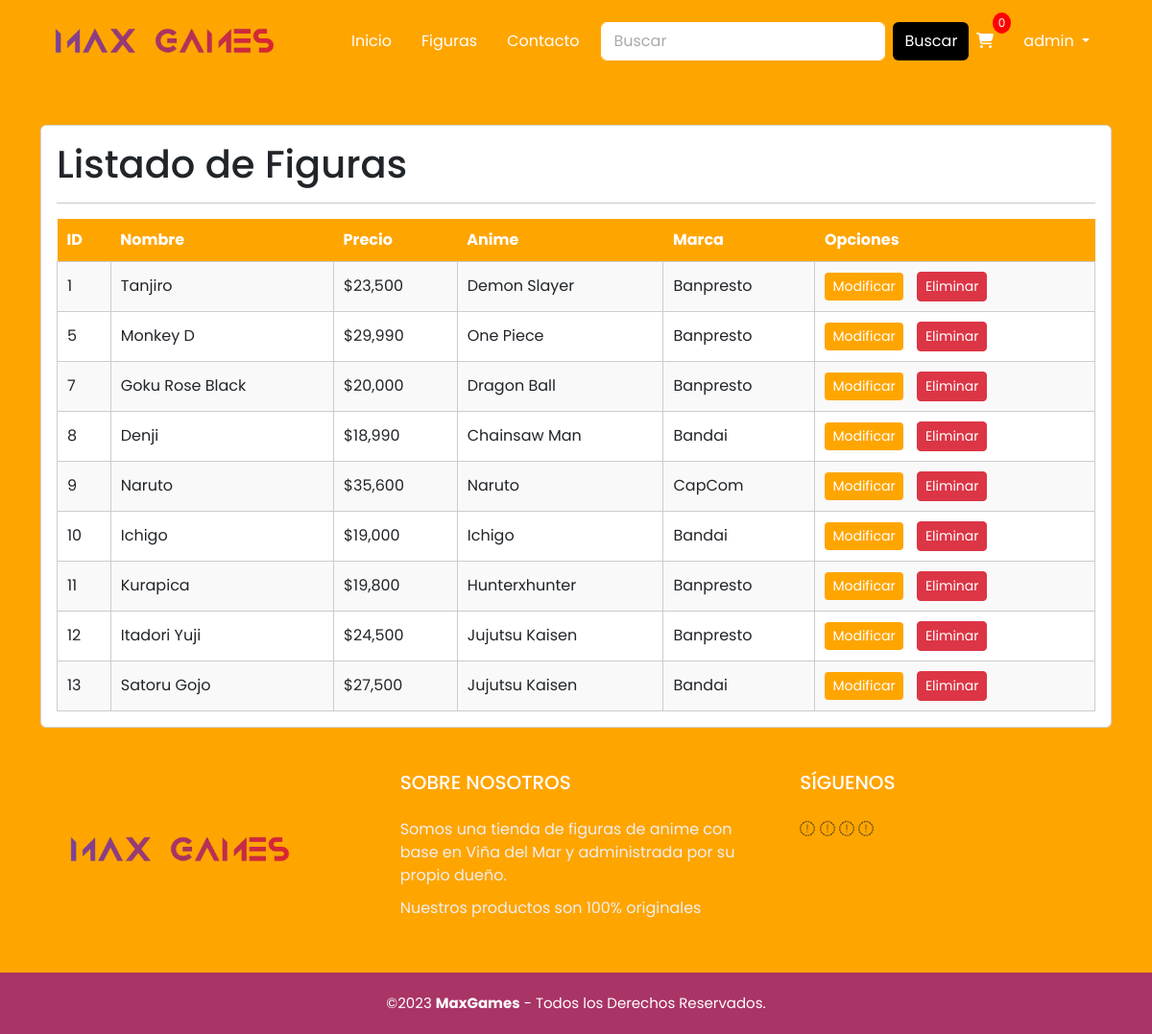
The app's page /figura/listar_figuras (signed in), older data.
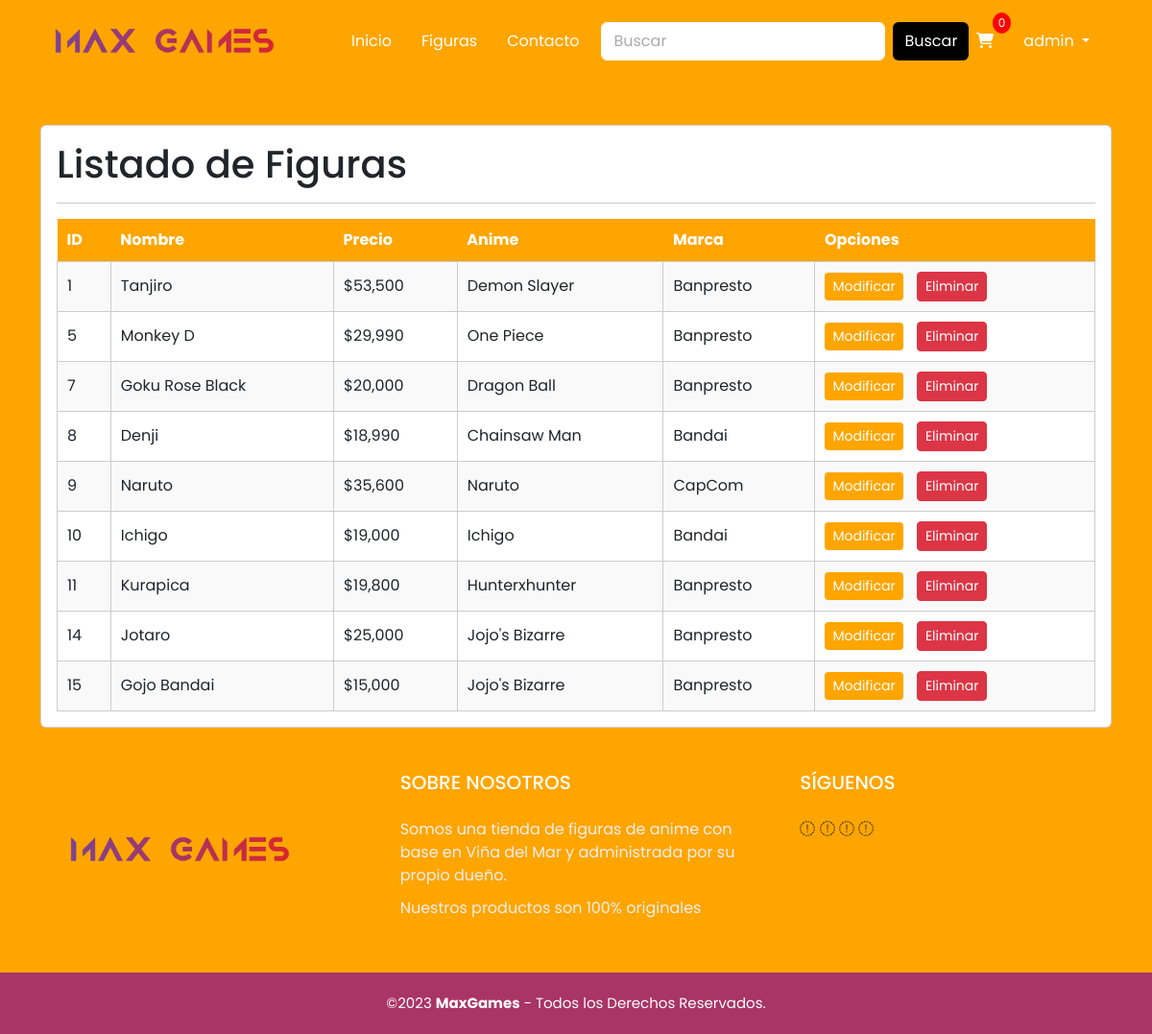
The same page, newer data.
### figura/models.py (models this page shows, shortened)
class Figuras(models.Model):
    imagenP = models.ImageField(upload_to="Posters", null=True)
    imagenF = models.ImageField(upload_to="Figuras", null=True)
    nombreF = models.CharField(max_length=50)
    slug    = AutoSlugField(populate_from='nombreF')
    precioF = models.IntegerField()
    anime   = models.CharField(max_length=100)
    tamano  = models.CharField(max_length=30)
    marca   = models.CharField(max_length=30)
    material = models.ForeignKey(Material, on_delete=models.PROTECT)
    categoria = models.ForeignKey(Categoria, on_delete=models.PROTECT)
    envio = models.CharField(max_length=15)
    activo = models.BooleanField()

### figura/views.py (the view)
# urls.py: path('listar_figuras',views.listar_figuras, name='listar_figuras'),
@permission_required('figura.view_figuras')
def listar_figuras(request):
    figuras= Figuras.objects.all()
    context={
        'figuras' : figuras
    }
    return render(request, 'figura/adm/listar.html',context )

### figura/templates/figura/adm/listar.html (shortened to what this page needs)
{% extends 'figura/base.html' %}
{%load static%}
{% block contenido %}
<body>
    {% load humanize %}
            <br>
            <br>
            <div class="container">
                <div class="card">
                    <div class="card-body">
                        <h1>Listado de Figuras</h1>
                        <hr>
                        <div class="table-responsive">
                            <table class="table-custom">
                                <tr>
                                    <th class="orange-bg">ID</th>
                                    <th class="orange-bg">Nombre</th>
                                    <th class="orange-bg">Precio</th>
                                    <th class="orange-bg">Anime</th>
                                    <th class="orange-bg">Marca</th>
                                    <th class="orange-bg">Opciones</th>
                                </tr>
                                {% for f in figuras %}
                                <tr>
                                    <td>{{ f.id }}</td>
                                    <td>{{ f.nombreF | title }}</td>
                                    <td>${{ f.precioF | intcomma }}</td>
                                    <td>{{ f.anime | title }}</td>
                                    <td>{{ f.marca}}</td>
                                    <td>
                                        {% if perms.app.change_adm%}
                                        <a href="{% url 'modificar_figuras' f.id %}" class="btn btn-primary btn-sm">Modificar</a>
                                        {% endif%}
                                        {% if perms.app.delete_adm%}
                                        <a href="#" onclick="eliminarFigura({{f.id}})" class="btn btn-danger btn-sm">Eliminar</a>
                                        {% endif %}
                                    </td>
                                </tr>
                                {% endfor %}
                            </table>
                        </div>
                    </div>
                </div>
            </div>
</body>
{% endblock %}

Row changes from the older to the newer data that the page shows:
removed Figuras: id "12", nombreF "Itadori Yuji", precioF "24,500", anime "Jujutsu Kaisen", marca "Banpresto"
removed Figuras: id "13", nombreF "Satoru Gojo", precioF "27,500", anime "Jujutsu Kaisen", marca "Bandai"
changed Figuras "Tanjiro": precioF "23,500" → "53,500"
added Figuras: id "14", nombreF "Jotaro", precioF "25,000", anime "Jojo's Bizarre", marca "Banpresto"
added Figuras: id "15", nombreF "Gojo Bandai", precioF "15,000", anime "Jojo's Bizarre", marca "Banpresto"
